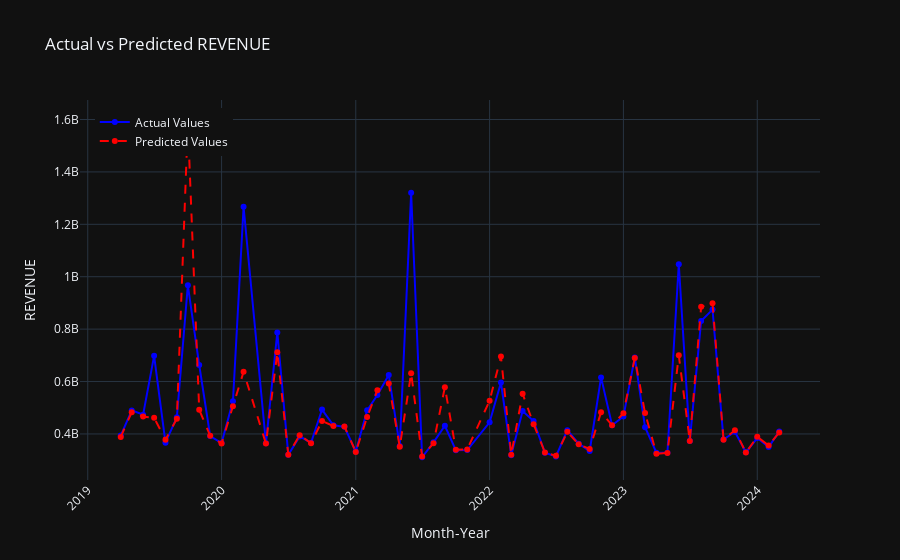

Notebook source saved alongside this figure:
### Code cell
#Actual vs Predicted revenue
month_year = df[['YEAR', 'month_index']].iloc[-len(y_test_r):].reset_index(drop=True)
month_year['Month-Year'] = pd.to_datetime(month_year['YEAR'].astype(str) + '-' + month_year['month_index'].astype(str).str.zfill(2))
y_pred_series_r = pd.Series(y_pred_r).reset_index(drop=True)
# Create DataFrame
results_df_r = pd.DataFrame({
    'Month-Year': month_year['Month-Year'],
    'Actual': y_test_r.reset_index(drop=True),
    'Predicted': y_pred_series_r.reset_index(drop=True)
})
results_df_r = results_df_r.sort_values(by='Month-Year')
max_date = pd.Timestamp("2024-03-31")

# Filter the results
filtered_results_df_r = results_df_r[results_df_r['Month-Year'] <= max_date]
filtered_results_df_r = filtered_results_df_r.groupby('Month-Year').agg({'Actual': 'mean', 'Predicted': 'mean'}).reset_index()

fig = go.Figure()

#actual values
fig.add_trace(go.Scatter(
    x=filtered_results_df_r['Month-Year'],
    y=filtered_results_df_r['Actual'],
    mode='lines+markers',
    name='Actual Values',
    line=dict(color='blue')
))

#predicted values
fig.add_trace(go.Scatter(
    x=filtered_results_df_r['Month-Year'],
    y=filtered_results_df_r['Predicted'],
    mode='lines+markers',
    name='Predicted Values',
    line=dict(color='red', dash='dash')
))

fig.update_layout(
    title='Actual vs Predicted REVENUE',
    xaxis_title='Month-Year',
    yaxis_title='REVENUE',
    legend=dict(x=0.02, y=0.98),
    plot_bgcolor='rgba(0, 0, 0, 0)', 
    template='plotly_dark', 
    xaxis_tickangle=-45 
)
fig.show()
